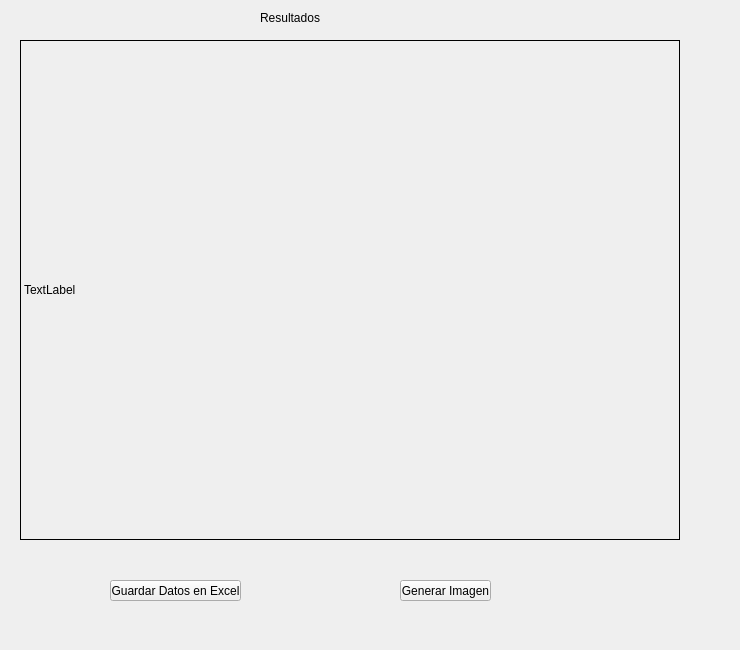
<?xml version="1.0" encoding="UTF-8"?>
<ui version="4.0">
 <class>Resultados</class>
 <widget class="QWidget" name="Resultados">
  <property name="windowModality">
   <enum>Qt::ApplicationModal</enum>
  </property>
  <property name="geometry">
   <rect>
    <x>0</x>
    <y>0</y>
    <width>740</width>
    <height>650</height>
   </rect>
  </property>
  <property name="minimumSize">
   <size>
    <width>740</width>
    <height>650</height>
   </size>
  </property>
  <property name="maximumSize">
   <size>
    <width>740</width>
    <height>650</height>
   </size>
  </property>
  <property name="windowTitle">
   <string>Form</string>
  </property>
  <widget class="QPushButton" name="pushButton">
   <property name="geometry">
    <rect>
     <x>110</x>
     <y>580</y>
     <width>131</width>
     <height>21</height>
    </rect>
   </property>
   <property name="text">
    <string>Guardar Datos en Excel</string>
   </property>
  </widget>
  <widget class="QPushButton" name="pushButton_2">
   <property name="geometry">
    <rect>
     <x>400</x>
     <y>580</y>
     <width>91</width>
     <height>21</height>
    </rect>
   </property>
   <property name="text">
    <string>Generar Imagen</string>
   </property>
  </widget>
  <widget class="QLabel" name="label">
   <property name="geometry">
    <rect>
     <x>260</x>
     <y>10</y>
     <width>71</width>
     <height>16</height>
    </rect>
   </property>
   <property name="text">
    <string>Resultados</string>
   </property>
  </widget>
  <widget class="QLabel" name="outResultados">
   <property name="geometry">
    <rect>
     <x>20</x>
     <y>40</y>
     <width>660</width>
     <height>500</height>
    </rect>
   </property>
   <property name="minimumSize">
    <size>
     <width>660</width>
     <height>500</height>
    </size>
   </property>
   <property name="frameShape">
    <enum>QFrame::Box</enum>
   </property>
   <property name="text">
    <string>TextLabel</string>
   </property>
   <property name="scaledContents">
    <bool>false</bool>
   </property>
   <property name="wordWrap">
    <bool>false</bool>
   </property>
   <property name="margin">
    <number>0</number>
   </property>
  </widget>
 </widget>
 <resources/>
 <connections/>
</ui>
